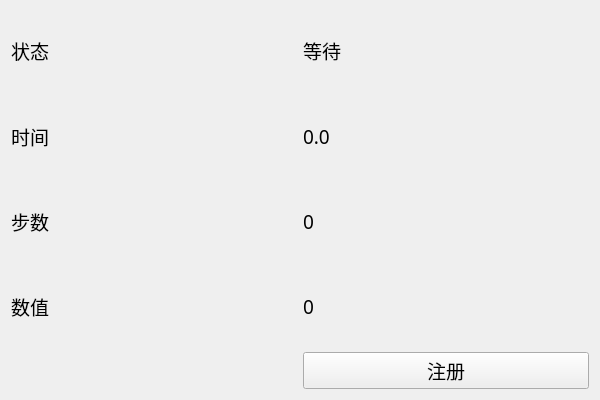
<?xml version="1.0" encoding="UTF-8"?>
<ui version="4.0">
 <class>MainWindowClass</class>
 <widget class="QMainWindow" name="MainWindowClass">
  <property name="geometry">
   <rect>
    <x>0</x>
    <y>0</y>
    <width>600</width>
    <height>400</height>
   </rect>
  </property>
  <property name="font">
   <font>
    <family>等线</family>
    <pointsize>14</pointsize>
   </font>
  </property>
  <property name="windowTitle">
   <string>MainWindow</string>
  </property>
  <widget class="QWidget" name="centralWidget">
   <layout class="QGridLayout" name="gridLayout">
    <item row="3" column="0">
     <widget class="QLabel" name="label_4">
      <property name="text">
       <string>数值</string>
      </property>
     </widget>
    </item>
    <item row="0" column="0">
     <widget class="QLabel" name="label">
      <property name="text">
       <string>状态</string>
      </property>
     </widget>
    </item>
    <item row="1" column="1">
     <widget class="QLabel" name="timeLabel">
      <property name="text">
       <string>0.0</string>
      </property>
     </widget>
    </item>
    <item row="4" column="1">
     <widget class="QPushButton" name="regPushButton">
      <property name="text">
       <string>注册</string>
      </property>
     </widget>
    </item>
    <item row="3" column="1">
     <widget class="QLabel" name="valueLabel">
      <property name="text">
       <string>0</string>
      </property>
     </widget>
    </item>
    <item row="0" column="1">
     <widget class="QLabel" name="stateLabel">
      <property name="text">
       <string>等待</string>
      </property>
     </widget>
    </item>
    <item row="1" column="0">
     <widget class="QLabel" name="label_3">
      <property name="text">
       <string>时间</string>
      </property>
     </widget>
    </item>
    <item row="2" column="0">
     <widget class="QLabel" name="label_5">
      <property name="text">
       <string>步数</string>
      </property>
     </widget>
    </item>
    <item row="2" column="1">
     <widget class="QLabel" name="stepsLabel">
      <property name="text">
       <string>0</string>
      </property>
     </widget>
    </item>
   </layout>
  </widget>
 </widget>
 <layoutdefault spacing="6" margin="11"/>
 <resources>
  <include location="MainWindow.qrc"/>
 </resources>
 <connections/>
</ui>
